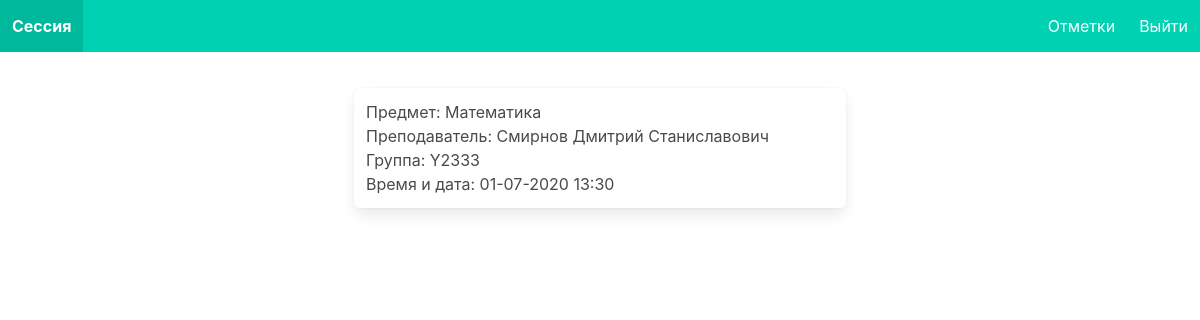
Page /subjectexam/4/ (signed in) on the earlier database version.
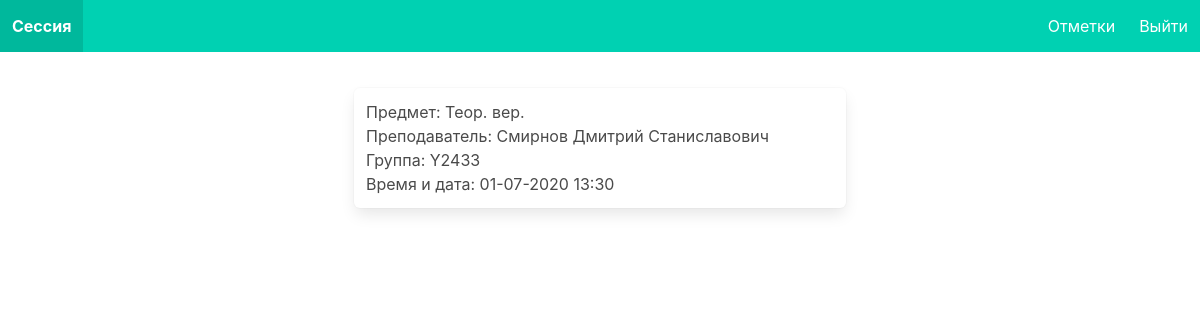
Same page on the later database version.
### final_project/models.py (models this page shows, shortened)
class Subject(models.Model):
    name = models.CharField(max_length=45)
    code = models.CharField(max_length=10)

class User(AbstractUser):
    middle_name = models.CharField(max_length=150, blank=True)
    is_student = models.BooleanField(default=False)
    is_teacher = models.BooleanField(default=False)
    group = models.ForeignKey(Group, on_delete=models.CASCADE, default=None, blank=True, null=True)

class Group(models.Model):
    name = models.CharField(max_length=10)
    course = models.IntegerField()
    def __str__(self):
        return self.name

### final_project/views.py (the view)
# urls.py: path('subjectexam/<int:id>/', views.subject_page),
@login_required
def subject_page(request, id):
    exam = Exam.objects.get(pk=id)
    subject = exam.subject
    relation = GroupSubjectTeacher.objects.get(subject=subject, group=request.user.group)
    teacher = relation.teacher
    return render(request, 'subject.html', {'exam': exam, 'subject': subject, 'teacher': teacher})

### templates/subject.html
{% extends 'layout.html' %}
{% block nav_items %}
    <a href="/student" class="navbar-item">Отметки</a>
{% endblock %}
{% block body %}
    <div class="columns is-centered">
        <div class="column is-half box">
            Предмет: {{ subject.name }}<br>
            Преподаватель: {{ teacher.last_name }} {{ teacher.first_name }} {{ teacher.middle_name }}<br>
            Группа: {{ user.group }}<br>
            Время и дата: {{ exam.datetime|date:'d-m-Y H:i' }}
        </div>
    </div>
{% endblock %}

Differences in the rows shown:
changed Subject: name "Математика" → "Теор. вер."
changed through a linked row, User (number 2 of 2 on the later page): group "Y2333" → "Y2433"
